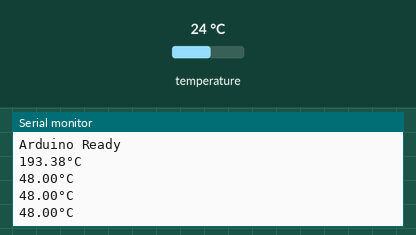
This sketch was run on a simulated Arduino Uno, built with avr-gcc and run on an emulated ATmega328P. On the bench: the last lines printed to the serial monitor. Wiring (inferred from the names in the program): TMP102 temperature sensor at I2C address 0x48. The test bench sets the inputs (shaded band); at power-on: temperature 24 °C.

Above: at 1.8 s.
1.9 s: temperature set to 12 °C
At 2.4 s:
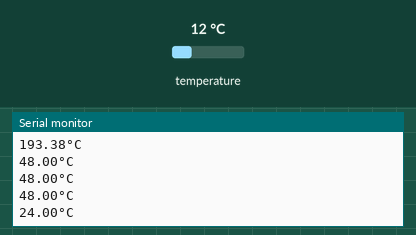
3.4 s: temperature set to 19 °C
At 3.9 s:
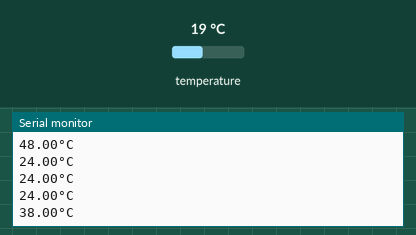
Timing chart, 0 to 6.4 s (numbered marks = the images above; inputs shaded):
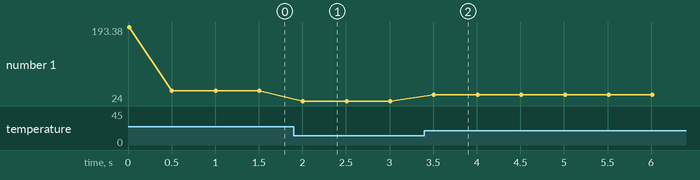

Measured:
- after the input at 1.9 s, the serial monitor: prints a new line after 0.11 s (image 1)
- after the input at 3.4 s, the serial monitor: prints a new line after 0.11 s (image 2)
- plotted number 1: 48 → 24 after the input at 1.9 s, 24 → 38 after the input at 3.4 s

The sketch:

opgave_5.ino
```cpp
#include <Arduino.h>
#include <Wire.h>

#define TMP102_I2C_ADDRESS 72

void setup() {
  Wire.begin(); // start the I2C library
  Serial.begin(9600);
  Serial.println("Arduino Ready");
  setConf();
}

void setConf(){
  Wire.beginTransmission(TMP102_I2C_ADDRESS); //Say hi to the sensor.
  Wire.write(0x02);
  Wire.write(B00001110); //TLOW
  Wire.endTransmission();

  Wire.beginTransmission(TMP102_I2C_ADDRESS); //Say hi to the sensor.
  Wire.write(0x03); //THIGH
  Wire.write(B00001111);
  Wire.endTransmission();

  Wire.beginTransmission(TMP102_I2C_ADDRESS); //Say hi to the sensor.
  Wire.write(0x01);
  Wire.write(B01100000);
  Wire.write(B10110000);
  Wire.endTransmission();

}

void getTemp(){
  byte firstbyte, secondbyte;
  int val;
  float convertedtemp;
  float correctedtemp;

  Wire.beginTransmission(TMP102_I2C_ADDRESS); //Say hi to the sensor.
  Wire.write(0x00);
  Wire.requestFrom(TMP102_I2C_ADDRESS, 2);
  Wire.endTransmission();

  firstbyte = (Wire.read());
  secondbyte = (Wire.read());
    val = ((firstbyte) << 4);
    val |= (secondbyte >> 4);
    convertedtemp = val*0.0625;
    correctedtemp = convertedtemp;

  Serial.print(correctedtemp);
  Serial.println("°C");
}

void getTempEM() {
  byte firstbyte, secondbyte;
  int val;
  float convertedtemp;
  float correctedtemp;

  Wire.beginTransmission(TMP102_I2C_ADDRESS); //Say hi to the sensor.
  Wire.write(0x00);
  Wire.requestFrom(TMP102_I2C_ADDRESS, 2);
  Wire.endTransmission();

  firstbyte = (Wire.read());
  secondbyte = (Wire.read());
    val = ((firstbyte) << 5);
    val |= (secondbyte >> 3);
    convertedtemp = val*0.0625;
    correctedtemp = convertedtemp;

  Serial.print(correctedtemp);
  Serial.println("°C");
}

void loop() {
  getTempEM();
  //getTemp();
  delay(500);
}
```
